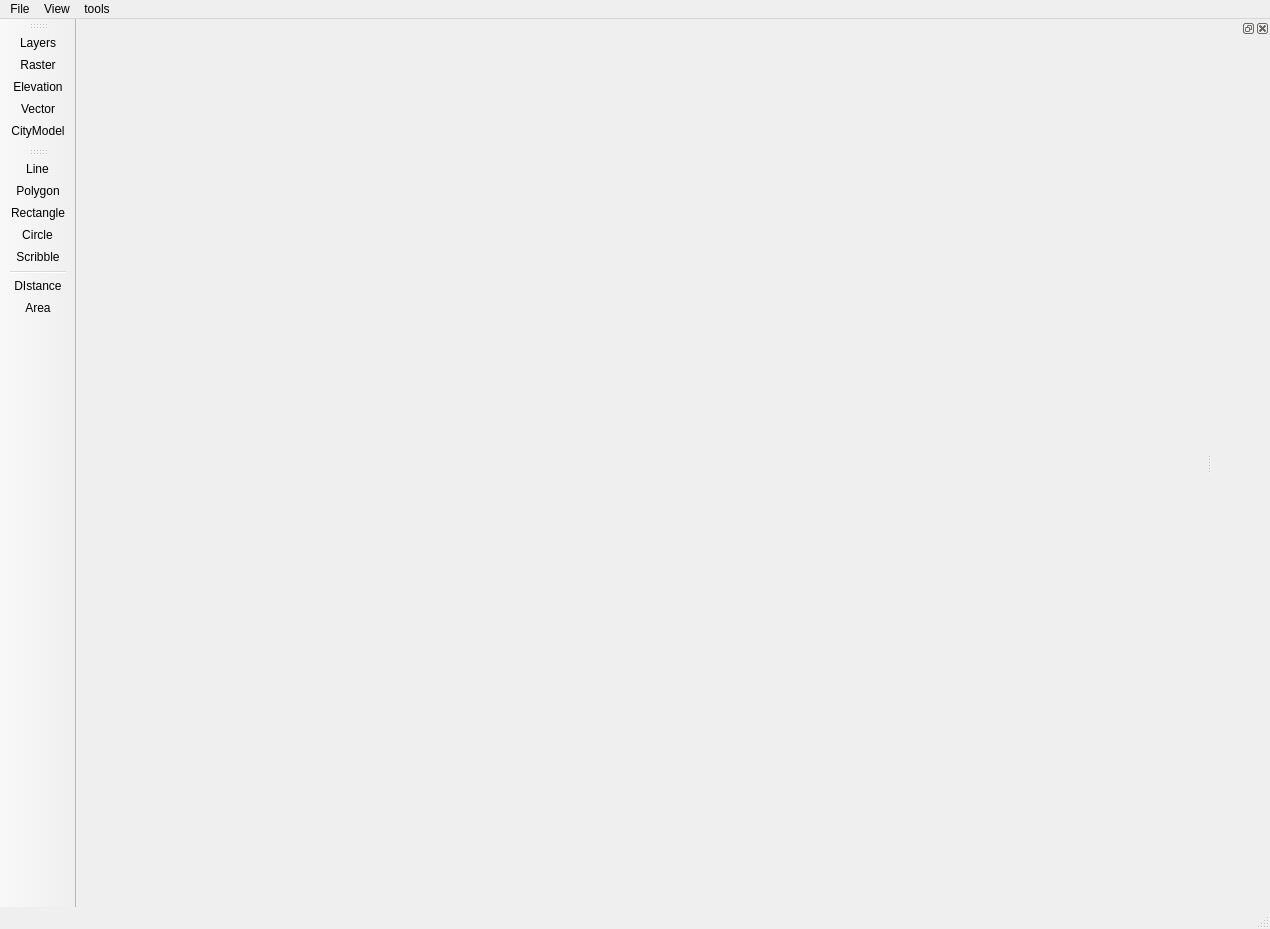
<?xml version="1.0" encoding="UTF-8"?>
<ui version="4.0">
 <class>MainWindow</class>
 <widget class="QMainWindow" name="MainWindow">
  <property name="geometry">
   <rect>
    <x>0</x>
    <y>0</y>
    <width>1270</width>
    <height>929</height>
   </rect>
  </property>
  <property name="cursor">
   <cursorShape>ArrowCursor</cursorShape>
  </property>
  <property name="windowTitle">
   <string>MainWindow</string>
  </property>
  <property name="toolTipDuration">
   <number>1</number>
  </property>
  <property name="styleSheet">
   <string notr="true"/>
  </property>
  <property name="toolButtonStyle">
   <enum>Qt::ToolButtonStyle::ToolButtonTextUnderIcon</enum>
  </property>
  <widget class="QWidget" name="centralwidget"/>
  <widget class="QMenuBar" name="menubar">
   <property name="geometry">
    <rect>
     <x>0</x>
     <y>0</y>
     <width>1270</width>
     <height>25</height>
    </rect>
   </property>
   <property name="maximumSize">
    <size>
     <width>16777215</width>
     <height>50</height>
    </size>
   </property>
   <widget class="QMenu" name="menuFile">
    <property name="title">
     <string>File</string>
    </property>
    <addaction name="actionLoad_Layers"/>
    <addaction name="actionRemove_File"/>
   </widget>
   <widget class="QMenu" name="menuView">
    <property name="title">
     <string>View</string>
    </property>
    <addaction name="actionLeft_Panel"/>
    <addaction name="actionLegends"/>
   </widget>
   <widget class="QMenu" name="menutools">
    <property name="title">
     <string>tools</string>
    </property>
    <addaction name="actiongui"/>
   </widget>
   <addaction name="menuFile"/>
   <addaction name="menuView"/>
   <addaction name="menutools"/>
  </widget>
  <widget class="QStatusBar" name="statusbar">
   <property name="maximumSize">
    <size>
     <width>16777215</width>
     <height>50</height>
    </size>
   </property>
  </widget>
  <widget class="QDockWidget" name="dockWidget">
   <attribute name="dockWidgetArea">
    <number>2</number>
   </attribute>
   <widget class="QWidget" name="dockWidgetContents">
    <layout class="QHBoxLayout" name="horizontalLayout">
     <property name="leftMargin">
      <number>0</number>
     </property>
     <property name="topMargin">
      <number>0</number>
     </property>
     <property name="rightMargin">
      <number>0</number>
     </property>
     <property name="bottomMargin">
      <number>0</number>
     </property>
     <item>
      <widget class="QStackedWidget" name="stackedWidget">
       <property name="font">
        <font>
         <pointsize>10</pointsize>
        </font>
       </property>
       <property name="lineWidth">
        <number>1</number>
       </property>
       <property name="currentIndex">
        <number>0</number>
       </property>
       <widget class="QWidget" name="legengs_page">
        <layout class="QVBoxLayout" name="verticalLayout_2">
         <item>
          <layout class="QVBoxLayout" name="verticalLayout_legends"/>
         </item>
         <item>
          <spacer name="verticalSpacer">
           <property name="orientation">
            <enum>Qt::Orientation::Vertical</enum>
           </property>
           <property name="sizeHint" stdset="0">
            <size>
             <width>20</width>
             <height>40</height>
            </size>
           </property>
          </spacer>
         </item>
        </layout>
       </widget>
       <widget class="QWidget" name="Controls">
        <widget class="QPushButton" name="pushButton">
         <property name="geometry">
          <rect>
           <x>20</x>
           <y>90</y>
           <width>161</width>
           <height>31</height>
          </rect>
         </property>
         <property name="text">
          <string>PushButton</string>
         </property>
        </widget>
       </widget>
      </widget>
     </item>
    </layout>
   </widget>
  </widget>
  <widget class="QToolBar" name="toolBar_2">
   <property name="windowTitle">
    <string>toolBar_2</string>
   </property>
   <attribute name="toolBarArea">
    <enum>LeftToolBarArea</enum>
   </attribute>
   <attribute name="toolBarBreak">
    <bool>false</bool>
   </attribute>
   <addaction name="actionLoad_Layers"/>
   <addaction name="actionRaster_Layer"/>
   <addaction name="actionElevation_Layer"/>
   <addaction name="actionVector_Layer"/>
   <addaction name="action3d_Scene_Layer"/>
  </widget>
  <widget class="QToolBar" name="toolBar">
   <property name="windowTitle">
    <string>toolBar</string>
   </property>
   <attribute name="toolBarArea">
    <enum>LeftToolBarArea</enum>
   </attribute>
   <attribute name="toolBarBreak">
    <bool>false</bool>
   </attribute>
   <addaction name="actionDrawLine"/>
   <addaction name="actionDrawPolygon"/>
   <addaction name="actionDrawRectangle"/>
   <addaction name="actionDrawCircle"/>
   <addaction name="actionDrawScribble"/>
   <addaction name="separator"/>
   <addaction name="actionDIstanceCalculator"/>
   <addaction name="actionAreaMeasurment"/>
  </widget>
  <action name="actionLeft_Panel">
   <property name="text">
    <string>Left Panel</string>
   </property>
  </action>
  <action name="actionLegends">
   <property name="text">
    <string>Legends</string>
   </property>
  </action>
  <action name="actionRaster_Layer">
   <property name="icon">
    <iconset resource="Resources.qrc">
     <normaloff>:/new/prefix1/icons/Layers/rasterLayer.png</normaloff>:/new/prefix1/icons/Layers/rasterLayer.png</iconset>
   </property>
   <property name="text">
    <string>Raster</string>
   </property>
  </action>
  <action name="actionElevation_Layer">
   <property name="icon">
    <iconset resource="Resources.qrc">
     <normaloff>:/new/prefix1/icons/Layers/elevationLayerColor.png</normaloff>:/new/prefix1/icons/Layers/elevationLayerColor.png</iconset>
   </property>
   <property name="text">
    <string>Elevation</string>
   </property>
   <property name="toolTip">
    <string>Load Elevation Layer</string>
   </property>
  </action>
  <action name="actionVector_Layer">
   <property name="icon">
    <iconset resource="Resources.qrc">
     <normaloff>:/new/prefix1/icons/Layers/vectorLayer.png</normaloff>:/new/prefix1/icons/Layers/vectorLayer.png</iconset>
   </property>
   <property name="text">
    <string>Vector</string>
   </property>
   <property name="toolTip">
    <string>Load Vector Layer</string>
   </property>
  </action>
  <action name="actiongui">
   <property name="text">
    <string>gui</string>
   </property>
  </action>
  <action name="action3d_Scene_Layer">
   <property name="checkable">
    <bool>true</bool>
   </property>
   <property name="icon">
    <iconset resource="Resources.qrc">
     <normaloff>:/new/prefix1/icons/Layers/3D Scene Layer.png</normaloff>:/new/prefix1/icons/Layers/3D Scene Layer.png</iconset>
   </property>
   <property name="text">
    <string>CityModel</string>
   </property>
   <property name="menuRole">
    <enum>QAction::MenuRole::TextHeuristicRole</enum>
   </property>
  </action>
  <action name="actionRemove_File">
   <property name="text">
    <string>Remove File</string>
   </property>
  </action>
  <action name="actionLoad_Layers">
   <property name="icon">
    <iconset resource="Resources.qrc">
     <normaloff>:/new/prefix1/icons/Layers/layers.png</normaloff>:/new/prefix1/icons/Layers/layers.png</iconset>
   </property>
   <property name="text">
    <string>Layers</string>
   </property>
  </action>
  <action name="actionDrawLine">
   <property name="icon">
    <iconset resource="Resources.qrc">
     <normaloff>:/new/prefix1/icons/drawTools/icons8-line-64.png</normaloff>:/new/prefix1/icons/drawTools/icons8-line-64.png</iconset>
   </property>
   <property name="text">
    <string>Line</string>
   </property>
   <property name="toolTip">
    <string>Draw Line</string>
   </property>
   <property name="menuRole">
    <enum>QAction::MenuRole::NoRole</enum>
   </property>
  </action>
  <action name="actionDrawPolygon">
   <property name="icon">
    <iconset resource="Resources.qrc">
     <normaloff>:/new/prefix1/icons/drawTools/Polygon.png</normaloff>:/new/prefix1/icons/drawTools/Polygon.png</iconset>
   </property>
   <property name="text">
    <string>Polygon</string>
   </property>
   <property name="toolTip">
    <string>Draw Polygon</string>
   </property>
   <property name="menuRole">
    <enum>QAction::MenuRole::NoRole</enum>
   </property>
  </action>
  <action name="actionDrawRectangle">
   <property name="icon">
    <iconset resource="Resources.qrc">
     <normaloff>:/new/prefix1/icons/drawTools/Rectangle.png</normaloff>:/new/prefix1/icons/drawTools/Rectangle.png</iconset>
   </property>
   <property name="text">
    <string>Rectangle</string>
   </property>
   <property name="toolTip">
    <string>Draw Rectangle</string>
   </property>
   <property name="menuRole">
    <enum>QAction::MenuRole::NoRole</enum>
   </property>
  </action>
  <action name="actionDrawCircle">
   <property name="icon">
    <iconset resource="Resources.qrc">
     <normaloff>:/new/prefix1/icons/drawTools/circle.png</normaloff>:/new/prefix1/icons/drawTools/circle.png</iconset>
   </property>
   <property name="text">
    <string>Circle</string>
   </property>
   <property name="toolTip">
    <string>Draw Circle</string>
   </property>
   <property name="menuRole">
    <enum>QAction::MenuRole::NoRole</enum>
   </property>
  </action>
  <action name="actionDrawScribble">
   <property name="icon">
    <iconset resource="Resources.qrc">
     <normaloff>:/new/prefix1/icons/drawTools/scribble.png</normaloff>:/new/prefix1/icons/drawTools/scribble.png</iconset>
   </property>
   <property name="text">
    <string>Scribble</string>
   </property>
   <property name="toolTip">
    <string>Draw Scribble</string>
   </property>
   <property name="menuRole">
    <enum>QAction::MenuRole::NoRole</enum>
   </property>
  </action>
  <action name="actionDIstanceCalculator">
   <property name="icon">
    <iconset>
     <normaloff>icons/Distance Measurement.png</normaloff>icons/Distance Measurement.png</iconset>
   </property>
   <property name="text">
    <string>DIstance</string>
   </property>
   <property name="toolTip">
    <string>Measure Distance</string>
   </property>
   <property name="menuRole">
    <enum>QAction::MenuRole::NoRole</enum>
   </property>
  </action>
  <action name="actionAreaMeasurment">
   <property name="icon">
    <iconset>
     <normaloff>icons/Area measure.png</normaloff>icons/Area measure.png</iconset>
   </property>
   <property name="text">
    <string>Area</string>
   </property>
   <property name="toolTip">
    <string>Area Measurment</string>
   </property>
   <property name="menuRole">
    <enum>QAction::MenuRole::NoRole</enum>
   </property>
  </action>
 </widget>
 <resources>
  <include location="Resources.qrc"/>
 </resources>
 <connections/>
</ui>
